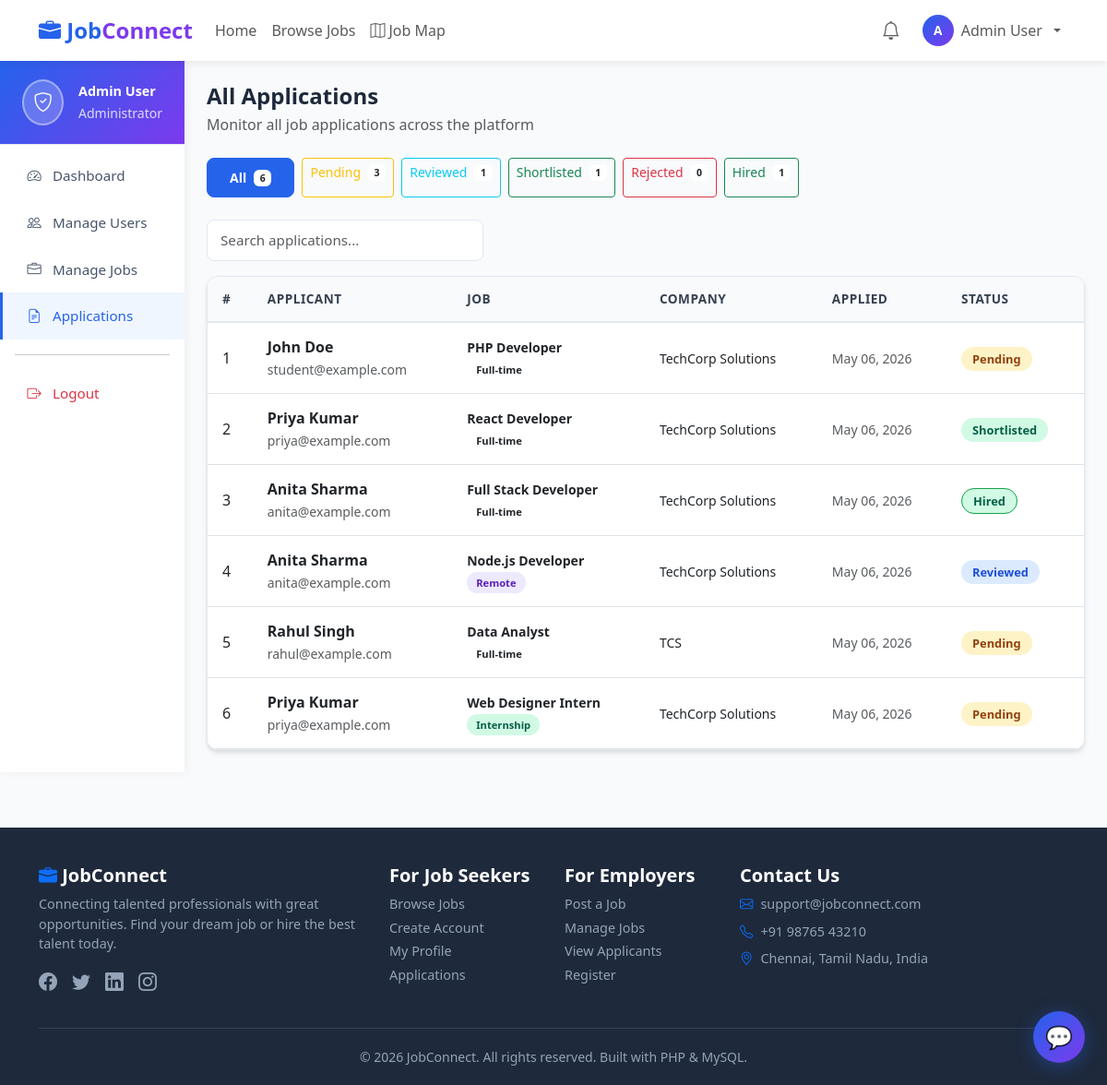
Page /admin/applications.php (signed in) on the committed database.
### tables this page shows
CREATE TABLE users (
    id         INT AUTO_INCREMENT PRIMARY KEY,
    full_name  VARCHAR(100) NOT NULL,
    email      VARCHAR(100) NOT NULL UNIQUE,
    password   VARCHAR(255) NOT NULL,
    role       ENUM('student','employer','admin') NOT NULL DEFAULT 'student',
    phone      VARCHAR(20),
    location   VARCHAR(100),
    profile_pic VARCHAR(255),
    created_at TIMESTAMP DEFAULT CURRENT_TIMESTAMP
);

CREATE TABLE applications (
    id           INT AUTO_INCREMENT PRIMARY KEY,
    job_id       INT NOT NULL,
    student_id   INT NOT NULL,
    cover_letter TEXT,
    resume_file  VARCHAR(255),
    status       ENUM('pending','reviewed','shortlisted','rejected','hired') DEFAULT 'pending',
    applied_at   TIMESTAMP DEFAULT CURRENT_TIMESTAMP,
    updated_at   TIMESTAMP DEFAULT CURRENT_TIMESTAMP ON UPDATE CURRENT_TIMESTAMP,
    FOREIGN KEY (job_id)     REFERENCES jobs(id)  ON DELETE CASCADE,
    FOREIGN KEY (student_id) REFERENCES users(id) ON DELETE CASCADE,
    UNIQUE KEY unique_application (job_id, student_id)
);

CREATE TABLE jobs (
    id                  INT AUTO_INCREMENT PRIMARY KEY,
    employer_id         INT NOT NULL,
    title               VARCHAR(150) NOT NULL,
    description         TEXT NOT NULL,
    skills_required     TEXT,
    category            VARCHAR(100),
    location            VARCHAR(100),
    job_type            ENUM('full-time','part-time','internship','remote','contract') DEFAULT 'full-time',
    experience_required VARCHAR(50),
    salary_min          DECIMAL(10,2),
    salary_max          DECIMAL(10,2),
    deadline            DATE,
    status              ENUM('active','closed','draft') DEFAULT 'active',
    created_at          TIMESTAMP DEFAULT CURRENT_TIMESTAMP,
    FOREIGN KEY (employer_id) REFERENCES users(id) ON DELETE CASCADE
);

CREATE TABLE employer_profiles (
    id                  INT AUTO_INCREMENT PRIMARY KEY,
    user_id             INT NOT NULL,
    company_name        VARCHAR(150) NOT NULL,
    company_description TEXT,
    industry            VARCHAR(100),
    website             VARCHAR(255),
    company_size        VARCHAR(50),
    updated_at          TIMESTAMP DEFAULT CURRENT_TIMESTAMP ON UPDATE CURRENT_TIMESTAMP,
    FOREIGN KEY (user_id) REFERENCES users(id) ON DELETE CASCADE
);

### config/db.php (called while the page is built, shortened)
<?php
$conn = new mysqli(DB_HOST, DB_USER, DB_PASS, DB_NAME, DB_PORT);
$conn->set_charset("utf8mb4");
function getUserId() {
    return (int)($_SESSION['user_id'] ?? 0);
}
function sanitize($data) {
    global $conn;
    return mysqli_real_escape_string($conn, trim(strip_tags($data)));
}

### admin/applications.php (the view, shortened to what this page needs)
<?php
require_once '../config/db.php';
$uid = getUserId();
$user = $conn->query("SELECT * FROM users WHERE id = $uid")->fetch_assoc();
$status_filter = sanitize($_GET['status'] ?? '');
$where = '1=1';
$applications = $conn->query("
    SELECT a.*, j.title as job_title, j.job_type,
           u.full_name as student_name, u.email as student_email,
           ep.company_name
    FROM applications a
    JOIN jobs j ON a.job_id = j.id
    JOIN users u ON a.student_id = u.id
    JOIN employer_profiles ep ON j.employer_id = ep.user_id
    WHERE $where
    ORDER BY a.applied_at DESC
");
$count_result = $conn->query("SELECT status, COUNT(*) as c FROM applications GROUP BY status");
$counts = [];
while ($row = $count_result->fetch_assoc()) $counts[$row['status']] = $row['c'];
include '../includes/header.php';
?>
<div class="container-fluid p-0">
    <div class="row g-0">
        <div class="col-lg-2 sidebar d-none d-lg-block">
            <div class="sidebar-header">
                <div class="d-flex align-items-center gap-3">
                    <div class="user-avatar"><i class="bi bi-shield-check"></i></div>
                    <div>
                        <div class="fw-bold" style="font-size:0.9rem;"><?= htmlspecialchars($user['full_name']) ?></div>
                        <small style="opacity:0.8;">Administrator</small>
                    </div>
                </div>
            </div>
            <nav class="nav flex-column mt-2">
                <a class="nav-link" href="dashboard.php"><i class="bi bi-speedometer2"></i> Dashboard</a>
                <a class="nav-link" href="users.php"><i class="bi bi-people"></i> Manage Users</a>
                <a class="nav-link" href="jobs.php"><i class="bi bi-briefcase"></i> Manage Jobs</a>
                <a class="nav-link active" href="applications.php"><i class="bi bi-file-earmark-text"></i> Applications</a>
                <hr class="mx-3">
                <a class="nav-link text-danger" href="../auth/logout.php"><i class="bi bi-box-arrow-right"></i> Logout</a>
            </nav>
        </div>
        <div class="col-lg-10 p-4">
            <div class="mb-4">
                <h4 class="fw-bold mb-1">All Applications</h4>
                <p class="text-muted mb-0">Monitor all job applications across the platform</p>
            </div>
            <div class="d-flex flex-wrap gap-2 mb-4">
                <a href="applications.php" class="btn btn-sm <?= !$status_filter ? 'btn-primary' : 'btn-outline-secondary' ?>">
                    All <span class="badge bg-white text-dark ms-1"><?= array_sum($counts) ?></span>
                </a>
                <?php foreach (['pending' => 'warning', 'reviewed' => 'info', 'shortlisted' => 'success', 'rejected' => 'danger', 'hired' => 'success'] as $s => $color): ?>
                    <a href="?status=<?= $s ?>" class="btn btn-sm <?= $status_filter === $s ? "btn-$color" : "btn-outline-$color" ?>">
                        <?= ucfirst($s) ?> <span class="badge bg-white text-dark ms-1"><?= $counts[$s] ?? 0 ?></span>
                    </a>
                <?php endforeach; ?>
            </div>
            <div class="mb-3">
                <input type="text" id="tableSearch" class="form-control" placeholder="Search applications..." style="max-width:300px;">
            </div>
            <div class="table-card">
                <div class="table-responsive">
                    <table class="table searchable-table">
                        <thead>
                            <tr>
                                <th>#</th>
                                <th>Applicant</th>
                                <th>Job</th>
                                <th>Company</th>
                                <th>Applied</th>
                                <th>Status</th>
                            </tr>
                        </thead>
                        <tbody>
                            <?php while ($app = $applications->fetch_assoc()): ?>
                                <tr>
                                    <td><?= $app['id'] ?></td>
                                    <td>
                                        <div class="fw-semibold"><?= htmlspecialchars($app['student_name']) ?></div>
                                        <small class="text-muted"><?= htmlspecialchars($app['student_email']) ?></small>
                                    </td>
                                    <td>
                                        <div class="fw-semibold small"><?= htmlspecialchars($app['job_title']) ?></div>
                                        <span class="badge-job-type badge-<?= str_replace('-', '', $app['job_type']) ?>" style="font-size:0.7rem;"><?= ucfirst($app['job_type']) ?></span>
                                    </td>
                                    <td><small><?= htmlspecialchars($app['company_name']) ?></small></td>
                                    <td><small class="text-muted"><?= date('M d, Y', strtotime($app['applied_at'])) ?></small></td>
                                    <td><span class="status-badge status-<?= $app['status'] ?>"><?= ucfirst($app['status']) ?></span></td>
                                </tr>
                            <?php endwhile; ?>
                        </tbody>
                    </table>
                </div>
            </div>
        </div>
    </div>
</div>
<?php include '../includes/footer.php'; ?>

### assets/css/style.css (style rules this page uses)
:root { --primary: #2563eb; --primary-dark: #1d4ed8; --secondary: #7c3aed; --success: #16a34a; --danger: #dc2626; --warning: #d97706; --info: #0891b2; --light-bg: #f8fafc; --card-shadow: 0 4px 6px -1px rgba(0,0,0,0.1), 0 2px 4px -1px rgba(0,0,0,0.06); --card-shadow-hover: 0 10px 15px -3px rgba(0,0,0,0.1), 0 4px 6px -2px rgba(0,0,0,0.05); }
* { box-sizing: border-box; }
body { font-family: 'Segoe UI', Tahoma, Geneva, Verdana, sans-serif; background-color: var(--light-bg); color: #1e293b; }
.badge-job-type { font-size: 0.75rem; padding: 4px 10px; border-radius: 20px; font-weight: 600; }
.badge-internship { background: #d1fae5; color: #065f46; }
.badge-remote { background: #ede9fe; color: #5b21b6; }
.sidebar { background: white; min-height: calc(100vh - 70px); box-shadow: 2px 0 10px rgba(0,0,0,0.05); padding: 0; }
.sidebar .nav-link { color: #475569; padding: 14px 24px; font-size: 0.95rem; font-weight: 500; border-left: 3px solid transparent; transition: all 0.2s; display: flex; align-items: center; gap: 10px; }
.sidebar .nav-link:hover, .sidebar .nav-link.active { color: var(--primary); background: #eff6ff; border-left-color: var(--primary); }
.sidebar .nav-link i { width: 20px; text-align: center; }
.sidebar-header { padding: 20px 24px; border-bottom: 1px solid #e2e8f0; background: linear-gradient(135deg, var(--primary), var(--secondary)); color: white; }
.sidebar-header .user-avatar { width: 50px; height: 50px; border-radius: 50%; background: rgba(255,255,255,0.2); display: flex; align-items: center; justify-content: center; font-size: 1.3rem; font-weight: 700; border: 2px solid rgba(255,255,255,0.4); }
.form-control, .form-select { border: 1.5px solid #e2e8f0; border-radius: 8px; padding: 10px 14px; font-size: 0.95rem; transition: all 0.2s; }
.btn-primary { background: var(--primary); border-color: var(--primary); font-weight: 600; padding: 10px 24px; border-radius: 8px; transition: all 0.2s; }
.status-badge { padding: 4px 12px; border-radius: 20px; font-size: 0.8rem; font-weight: 600; text-transform: capitalize; }
.status-pending { background: #fef3c7; color: #92400e; }
.status-reviewed { background: #dbeafe; color: #1d4ed8; }
.status-shortlisted { background: #d1fae5; color: #065f46; }
.status-hired { background: #d1fae5; color: #065f46; border: 1px solid #16a34a; }
.table-card { background: white; border-radius: 12px; box-shadow: var(--card-shadow); overflow: hidden; border: 1px solid #e2e8f0; }
.table-card .table { margin: 0; }
.table-card .table thead th { background: #f8fafc; border-bottom: 2px solid #e2e8f0; font-weight: 700; color: #374151; font-size: 0.85rem; text-transform: uppercase; letter-spacing: 0.5px; padding: 14px 16px; }
.table-card .table tbody td { padding: 14px 16px; vertical-align: middle; }

### rows in the picture
users: full_name "Admin User"
applications: id "1", student.full_name "John Doe", student.email "student@example.com", job.title "PHP Developer", job.job_type "Full-time", employer_profiles.company_name "TechCorp Solutions", applied_at "May 06, 2026", status "Pending"
applications: id "2", student.full_name "Priya Kumar", student.email "priya@example.com", job.title "React Developer", job.job_type "Full-time", employer_profiles.company_name "TechCorp Solutions", applied_at "May 06, 2026", status "Shortlisted"
applications: id "3", student.full_name "Anita Sharma", student.email "anita@example.com", job.title "Full Stack Developer", job.job_type "Full-time", employer_profiles.company_name "TechCorp Solutions", applied_at "May 06, 2026", status "Hired"
applications: id "4", student.full_name "Anita Sharma", student.email "anita@example.com", job.title "Node.js Developer", job.job_type "Remote", employer_profiles.company_name "TechCorp Solutions", applied_at "May 06, 2026", status "Reviewed"
applications: id "5", student.full_name "Rahul Singh", student.email "rahul@example.com", job.title "Data Analyst", job.job_type "Full-time", employer_profiles.company_name "TCS", applied_at "May 06, 2026", status "Pending"
applications: id "6", student.full_name "Priya Kumar", student.email "priya@example.com", job.title "Web Designer Intern", job.job_type "Internship", employer_profiles.company_name "TechCorp Solutions", applied_at "May 06, 2026", status "Pending"

### other values in the picture
substr($_SESSION['full_name'] ?? 'U', 0, 1) "A"
$_SESSION['full_name'] "Admin User"
array_sum($counts) "6"
$s "Pending"
$counts[$s] "3"
$s "Reviewed"
$counts[$s] "1"
$s "Shortlisted"
$s "Rejected"
$counts[$s] "0"
$s "Hired"
